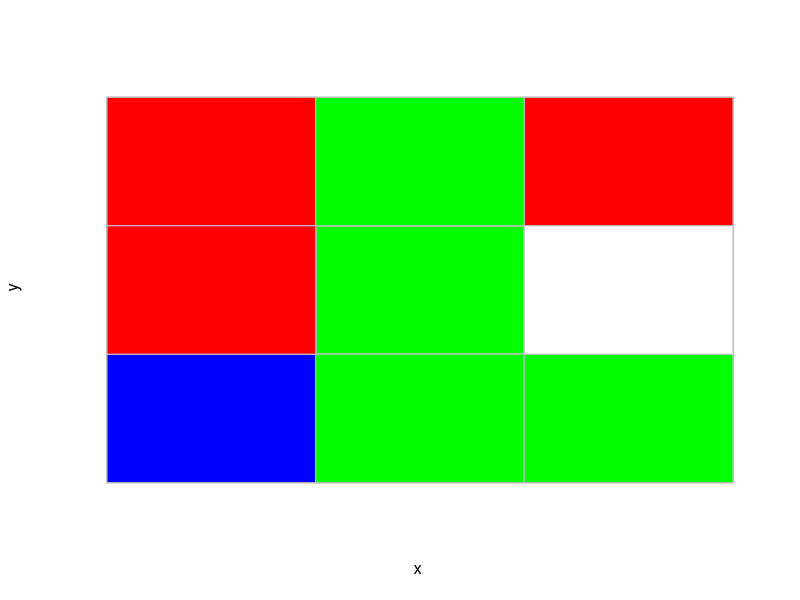

The R script that drew this image:
rm(list=ls(all=TRUE))
#Function for program
#What is the opinion of agents with coordinats (i,j)
haveOpinion <- function(i,j, threshold)
{
  #Number of agents the same opinion
  tmp <- DA[max(1,i-1):min(nc,i+1),max(1,j-1):min(nr,j+1)]
  if (use_empty)
    s <- sum(tmp==DA[i,j] | tmp==1)-1
  else
    s <- sum(tmp==DA[i,j])-1
  #Определение настроения с учётом расположения дома на границе города
  if ((i==1 || i==nc) && (j==1 || j==nr)) #угловой дом
    s > min(threshold,3)
  else if (i==1 || i==nc || j==1 || j==nr) #дом на границе
    s > min(threshold,5)
  else
    s > threshold
} 
  #Генерация выборки размером n целочисленной случайной величины,
  #значения которой равномерно распределены на множестве {1,2,...,r}
  rdunif <- function(n,r) round(runif(n)*r+0.5)
 
  
  
 
  # agents domain task (rectangele)
  nr <- 3 #nr- number of rows
  nc <- 3 #nc- number of colums
  thresholdSaveOp <- 2 # Number of agents neighbors – save Opinion
  use_empty <- FALSE # Should agents without opinions be considered 
  # Color for drawing border
  borderstyle <- 'grey'
  # Drawing without borders 
  #borderstyle <- FALSE
  K <- 3 #Nimber of agents Opinions The first - without opinions
  probWithoutOpinions <- 0.1 #Prob for agents without opinions
  prob <- rep((1- probWithoutOpinions)/K,K) #Prob Distribution for agents
  #Color for different agents
  #First color for agent without opinion
  color <- c(rgb(1,1,1),
             rgb(1,0,0),rgb(0,1,0),rgb(0,0,1),
             rgb(1,1,0),rgb(1,0,1),rgb(0,1,1),
             rgb(.5,0,0),rgb(0,.5,0),rgb(0,0,.5),
             rgb(.5,.5,0),rgb(.5,0,.5),rgb(0,.5,.5))
  #Initial distribution of agents with opinion (uniform, normal, Poisson)
  DA <- matrix(runif(nr*nc),nrow=nr,ncol=nc)
  #DA <- matrix(rnorm(nr*nc, mean=0.5, sd = 0.5),nrow=nr,ncol=nc)
  #Assign  Opinion to agents (K)
  for (i in 1:length(prob)) DA[DA<=sum(prob[1:i])] <- i+1
  #Agents without Opinion
  DA[DA<1] <- 1
  #List of such agents (i,j)
  empty <- c()
  for (i in 1:nr)
    for (j in 1:nc)
      if (DA[i,j]==1) empty <- c(empty,i,j)
  #Initial configuration od agents
  plot(c(0,nc),c(0,nr),type='n',xlab='x ',ylab=' y',axes=FALSE)
  for (i in 1:nc)
    for (j in 1:nr)
      rect(i-1,j-1,i,j,
           col=color[DA[i,j]],border=borderstyle)
  counter <- 0 #Iteration counter
  while (counter < 3) #while (TRUE)
  {
    counter <- counter+1
    #Agents without opinion
    withoutOpinion <- c()
    for (i in 1:nc)
      for (j in 1:nr)
      {
    if (DA[i,j]==1 || haveOpinion(i,j,thresholdSaveOp)) next
        withoutOpinion <- c(withoutOpinion,i,j)
      }
    if (length(withoutOpinion)==0)
    {
      print('Sutiation don’t change')
      #  break
    }
    #Agents without Opinion 
    #next iteration step
    for (k in sample(seq(from=1,to=length(withoutOpinion),by=2)))
    {
      n <- rdunif(1,length(empty)/2)*2
      i <- withoutOpinion[k]
      j <- withoutOpinion[k+1]
      DA[empty[n-1],empty[n]] <- DA[i,j]
      rect(empty[n-1]-1,empty[n]-1,empty[n-1],empty[n],
           col=color[DA[i,j]],border=borderstyle)
      DA[i,j] <- 1
      if (length(empty)>2)
        empty <- empty[(1-n):(-n)]
      else
        empty <- c()
      empty <- c(empty,i,j)
      rect(i-1,j-1,i,j,col=color[1],border=borderstyle)
    }
    Sys.sleep(2.0)
    cat(c('Iteration number >',counter,'\n'))
}
cat(c('All iteration ',counter,'\n'))


